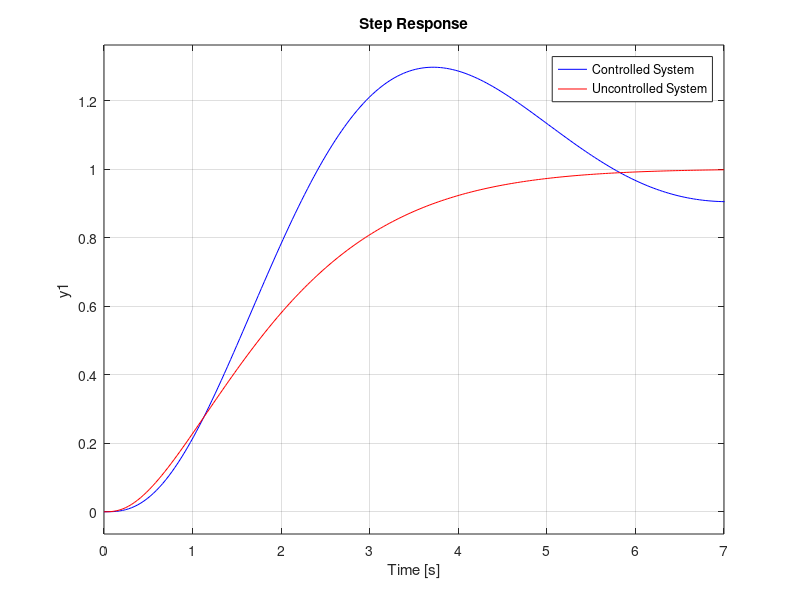

This chart was generated by the following MATLAB code:
clear all
close all

% Alexander Hiller 11850637
% Introductory Control, Autumn 2018
% Assignment 2

% Question 1, part (2)

S = tf([1,0],[1]);

Gc = (0.367901)*(S+7.35)/(S+(50/36));

Gp = 9/(S*(S+2)*(S+9));

System = Gc*Gp/(1+Gc*Gp);

% isstable(System); % To check stability
% Outputs 0, logical false. Not sure why. Would love feedback

% Question 2, part (3)
uncontrolledSystem = Gp/(1+Gp);

figure(1);
step(System, 'b')
hold on
step(uncontrolledSystem, 'r')
hold off
legend('Controlled System', 'Uncontrolled System')

